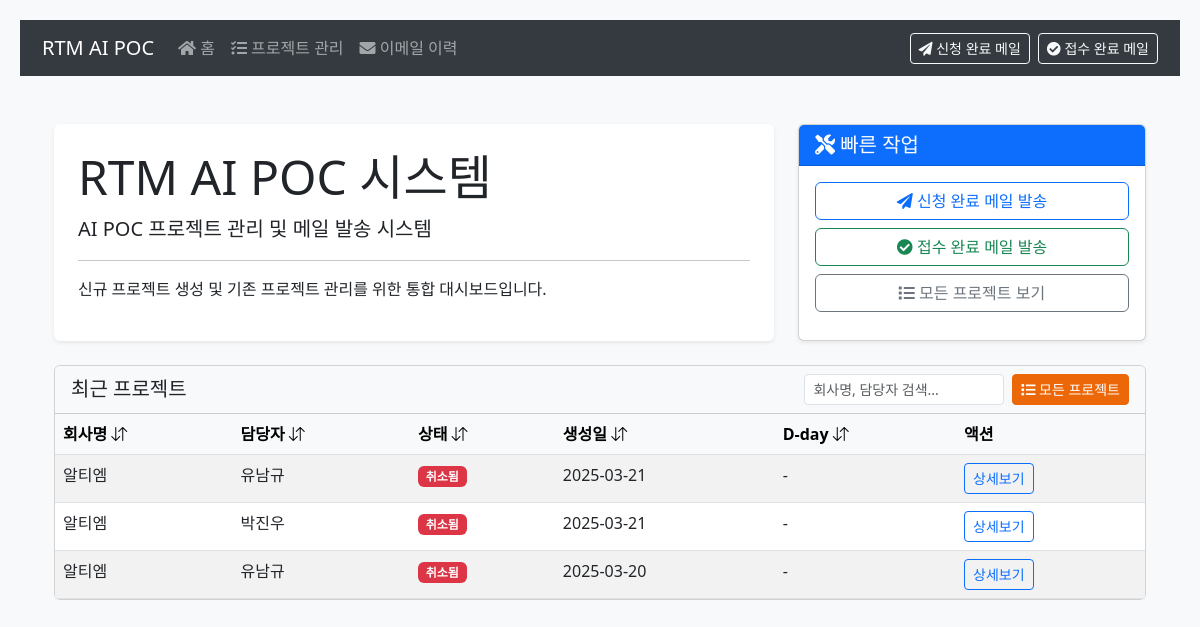
The app's page /main with its own data.
### app/models.py (models this page shows, shortened)
class Project(db.Model):
    id = db.Column(db.String(20), primary_key=True)
    name = db.Column(db.String(100), nullable=False)
    company = db.Column(db.String(100), nullable=False)
    email = db.Column(db.String(120), nullable=False)
    phone = db.Column(db.String(20), nullable=False)
    project_type = db.Column(db.String(50), nullable=False)
    purpose = db.Column(db.Text, nullable=True)
    project_url = db.Column(db.String(200))
    status = db.Column(db.Enum(ProjectStatus), nullable=False, default=ProjectStatus.APPLICATION_COMPLETE)
    created_at = db.Column(db.DateTime, nullable=False, default=utcnow_to_korea)
    expected_report_date = db.Column(db.DateTime)
    cancel_reason = db.Column(db.Text)
    report_file = db.Column(db.String(200))  # 리포트 파일 경로

### app/routes.py (the view)
@bp.route('/main')
def main():
    projects = Project.query.order_by(Project.created_at.desc()).limit(10).all()
    today = datetime.now().date()
    return render_template('main.html', projects=projects, today=today)

### app/templates/main.html (shortened to what this page needs)
{% extends "base.html" %}
{% block content %}
<div class="container mt-5">
    <div class="row mb-4">
        <div class="col-lg-8">
            <div class="jumbotron bg-white shadow-sm p-4 rounded">
                <h1 class="display-5">RTM AI POC 시스템</h1>
                <p class="lead">AI POC 프로젝트 관리 및 메일 발송 시스템</p>
                <hr class="my-3">
                <p>신규 프로젝트 생성 및 기존 프로젝트 관리를 위한 통합 대시보드입니다.</p>
            </div>
        </div>
        <div class="col-lg-4">
            <div class="card h-100 shadow-sm">
                <div class="card-header bg-primary text-white">
                    <h5 class="card-title mb-0">
                        <i class="fas fa-tools"></i> 빠른 작업
                    </h5>
                </div>
                <div class="card-body">
                    <div class="d-grid gap-2">
                        <a href="{{ url_for('main.application_complete') }}" class="btn btn-outline-primary">
                            <i class="fas fa-paper-plane"></i> 신청 완료 메일 발송
                        </a>
                        <a href="{{ url_for('main.submission_complete') }}" class="btn btn-outline-success">
                            <i class="fas fa-check-circle"></i> 접수 완료 메일 발송
                        </a>
                        <a href="{{ url_for('main.projects') }}" class="btn btn-outline-secondary">
                            <i class="fas fa-list"></i> 모든 프로젝트 보기
                        </a>
                    </div>
                </div>
            </div>
        </div>
    </div>
    <div class="card mb-4">
        <div class="card-header d-flex justify-content-between align-items-center bg-light">
            <h5 class="mb-0">최근 프로젝트</h5>
            <div class="d-flex">
                <input type="text" id="mainSearchInput" class="form-control form-control-sm me-2" placeholder="회사명, 담당자 검색...">
                <a href="{{ url_for('main.projects') }}" class="btn btn-sm btn-primary">
                    <i class="fas fa-list"></i> 모든 프로젝트
                </a>
            </div>
        </div>
        <div class="card-body p-0">
            {% if projects %}
            <div class="table-responsive">
                <table class="table table-hover table-striped mb-0" id="mainProjectsTable">
                    <thead class="table-light">
                        <tr>
                            <th onclick="sortMainTable(0)">회사명 <i class="bi bi-arrow-down-up"></i></th>
                            <th onclick="sortMainTable(1)">담당자 <i class="bi bi-arrow-down-up"></i></th>
                            <th onclick="sortMainTable(2)">상태 <i class="bi bi-arrow-down-up"></i></th>
                            <th onclick="sortMainTable(3)">생성일 <i class="bi bi-arrow-down-up"></i></th>
                            <th onclick="sortMainTable(4)">D-day <i class="bi bi-arrow-down-up"></i></th>
                            <th>액션</th>
                        </tr>
                    </thead>
                    <tbody>
                        {% for project in projects %}
                        <tr>
                            <td>{{ project.company }}</td>
                            <td>{{ project.name }}</td>
                            <td>
                                <span class="badge {% if project.status.value == 'application_complete' %}bg-primary
                                    {% elif project.status.value == 'reception_complete' %}bg-info
                                    {% elif project.status.value == 'poc_in_progress' %}bg-warning text-dark
                                    {% elif project.status.value == 'delayed' %}bg-warning
                                    {% elif project.status.value == 'poc_complete' %}bg-success
                                    {% elif project.status.value == 'cancelled' %}bg-danger
                                    {% endif %}">
                                    {% if project.status.value == 'application_complete' %}
                                        신청 완료
                                    {% elif project.status.value == 'reception_complete' %}
                                        접수 완료
                                    {% elif project.status.value == 'poc_in_progress' %}
                                        POC 진행중
                                    {% elif project.status.value == 'delayed' %}
                                        POC 지연
                                    {% elif project.status.value == 'poc_complete' %}
                                        POC 완료
                                    {% elif project.status.value == 'cancelled' %}
                                        취소됨
                                    {% endif %}
                                </span>
                            </td>
                            <td>{{ project.created_at.strftime('%Y-%m-%d') }}</td>
                            <td>
                                {% if project.expected_report_date and project.status.value not in ['cancelled', 'poc_complete'] %}
                                    {% set days_left = (project.expected_report_date.date() - today).days %}
                                    <span class="badge {% if days_left < 0 %}bg-danger
                                        {% elif days_left <= 3 %}bg-warning text-dark
                                        {% elif days_left <= 7 %}bg-info
                                        {% else %}bg-success{% endif %}">
                                        {% if days_left < 0 %}
                                            D+{{ days_left|abs }}
                                        {% elif days_left == 0 %}
                                            D-day
                                        {% else %}
                                            D-{{ days_left }}
                                        {% endif %}
                                    </span>
                                {% else %}
                                    -
                                {% endif %}
                            </td>
                            <td>
                                <a href="{{ url_for('main.project_detail', project_id=project.id) }}" class="btn btn-sm btn-outline-primary">상세보기</a>
                            </td>
                        </tr>
                        {% endfor %}
                    </tbody>
                </table>
            </div>
            {% else %}
            <div class="text-center p-4">
                <p class="text-muted mb-0">등록된 프로젝트가 없습니다.</p>
            </div>
            {% endif %}
        </div>
    </div>
</div>
{% endblock %}

### app/templates/base.html (style rules this page uses)
body { background-color: #f8f9fa; padding: 20px; }
.btn-primary { background-color: #ec6707; border-color: #ec6707; }

### app/templates/main.html (style rules this page uses)
.table th { white-space: nowrap; cursor: pointer; }
#mainSearchInput { width: 200px; }

### records on screen
Project: company "알티엠", name "유남규", status "취소됨", created_at "2025-03-21"
Project: company "알티엠", name "박진우", status "취소됨", created_at "2025-03-21"
Project: company "알티엠", name "유남규", status "취소됨", created_at "2025-03-20"
